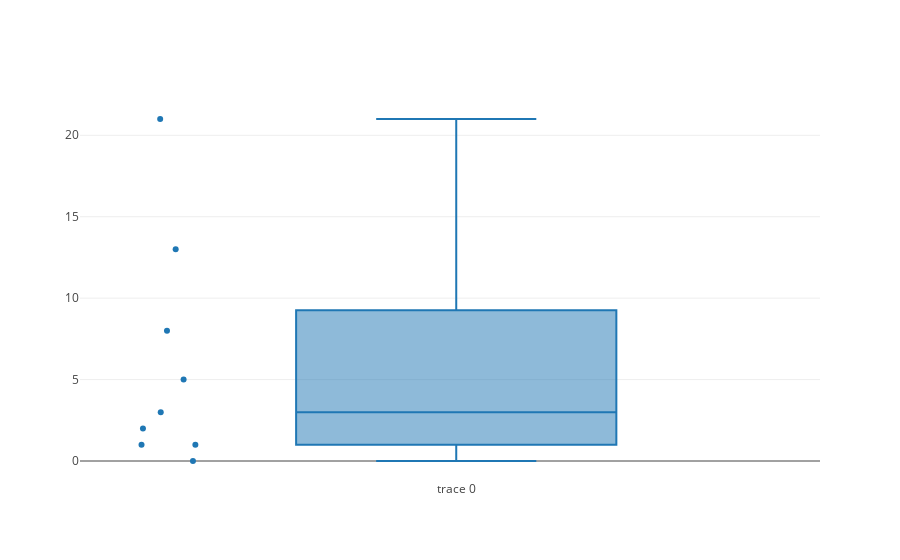

Notebook code cell kept with this figure:
### Code cell
data = [
    go.Box(
        y=[0, 1, 1, 2, 3, 5, 8, 13, 21],
        boxpoints='all',
        jitter=0.3,
        pointpos=-1.8
    )
]
pyo.iplot(data, filename='box.html')

### Figure 1 — Plotly figure (JSON) as saved in the notebook; plotly's stock layout.template omitted (floating-point values rounded to 4 significant figures)
{"data": [{"boxpoints": "all", "jitter": 0.3, "pointpos": -1.8, "type": "box", "uid": "dbb62b31-52fe-40d4-b042-f25d25089bfb", "y": [0, 1, 1, 2, 3, 5, 8, 13, 21]}], "layout": {}}
